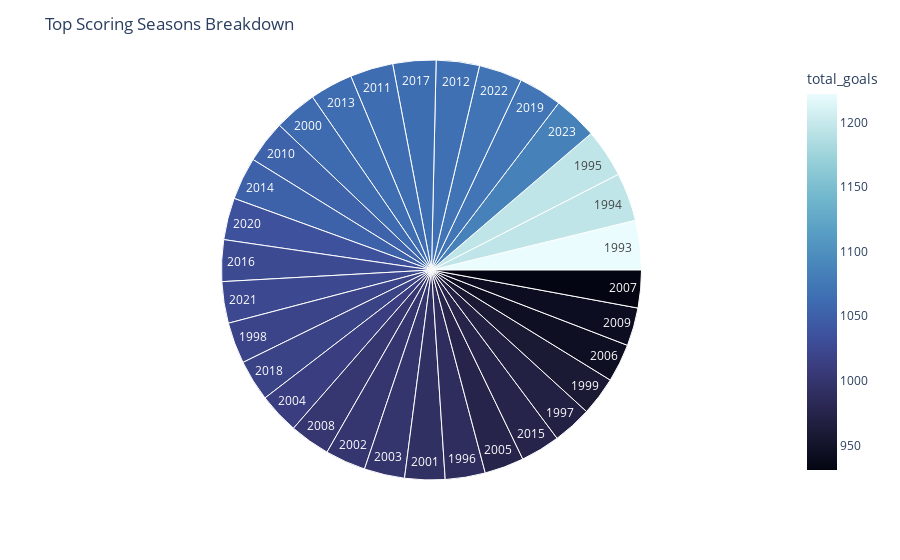

Here is the notebook cell this chart was saved with:
### Code cell
import plotly.express as px
#Plot to show top scoring seasons
fig = px.sunburst(top_scoring_seasons, path=['Season_End_Year'], values='total_goals', color='total_goals',
                  color_continuous_scale='ice')
fig.update_layout(title='Top Scoring Seasons Breakdown')
fig.show()

### Figure 1 — Plotly figure (JSON) as saved in the notebook; plotly's stock layout.template omitted (floating-point values rounded to 4 significant figures)
{"data": [{"branchvalues": "total", "customdata": [[1222], [1195], [1195], [988], [970], [1019], [959], [1060], [992], [1001], [1000], [1012], [975], [944], [931], [1002], [942], [1053], [1063], [1066], [1063], [1052], [975], [1026], [1064], [1018], [1072], [1034], [1024], [1071], [1084]], "domain": {"x": [0, 1], "y": [0, 1]}, "hovertemplate": "labels=%{label}<br>total_goals_sum=%{value}<br>parent=%{parent}<br>id=%{id}<br>total_goals=%{color}<extra></extra>", "ids": ["1993", "1994", "1995", "1996", "1997", "1998", "1999", "2000", "2001", "2002", "2003", "2004", "2005", "2006", "2007", "2008", "2009", "2010", "2011", "2012", "2013", "2014", "2015", "2016", "2017", "2018", "2019", "2020", "2021", "2022", "2023"], "labels": ["1993", "1994", "1995", "1996", "1997", "1998", "1999", "2000", "2001", "2002", "2003", "2004", "2005", "2006", "2007", "2008", "2009", "2010", "2011", "2012", "2013", "2014", "2015", "2016", "2017", "2018", "2019", "2020", "2021", "2022", "2023"], "marker": {"coloraxis": "coloraxis", "colors": [1222, 1195, 1195, 988, 970, 1019, 959, 1060, 992, 1001, 1000, 1012, 975, 944, 931, 1002, 942, 1053, 1063, 1066, 1063, 1052, 975, 1026, 1064, 1018, 1072, 1034, 1024, 1071, 1084]}, "name": "", "parents": ["", "", "", "", "", "", "", "", "", "", "", "", "", "", "", "", "", "", "", "", "", "", "", "", "", "", "", "", "", "", ""], "type": "sunburst", "values": [1222, 1195, 1195, 988, 970, 1019, 959, 1060, 992, 1001, 1000, 1012, 975, 944, 931, 1002, 942, 1053, 1063, 1066, 1063, 1052, 975, 1026, 1064, 1018, 1072, 1034, 1024, 1071, 1084]}], "layout": {"coloraxis": {"colorbar": {"title": {"text": "total_goals"}}, "colorscale": [[0, "rgb(3, 5, 18)"], [0.09091, "rgb(25, 25, 51)"], [0.1818, "rgb(44, 42, 87)"], [0.2727, "rgb(58, 60, 125)"], [0.3636, "rgb(62, 83, 160)"], [0.4545, "rgb(62, 109, 178)"], [0.5455, "rgb(72, 134, 187)"], [0.6364, "rgb(89, 159, 196)"], [0.7273, "rgb(114, 184, 205)"], [0.8182, "rgb(149, 207, 216)"], [0.9091, "rgb(192, 229, 232)"], [1, "rgb(234, 252, 253)"]]}, "legend": {"tracegroupgap": 0}, "margin": {"t": 60}, "title": {"text": "Top Scoring Seasons Breakdown"}}}
